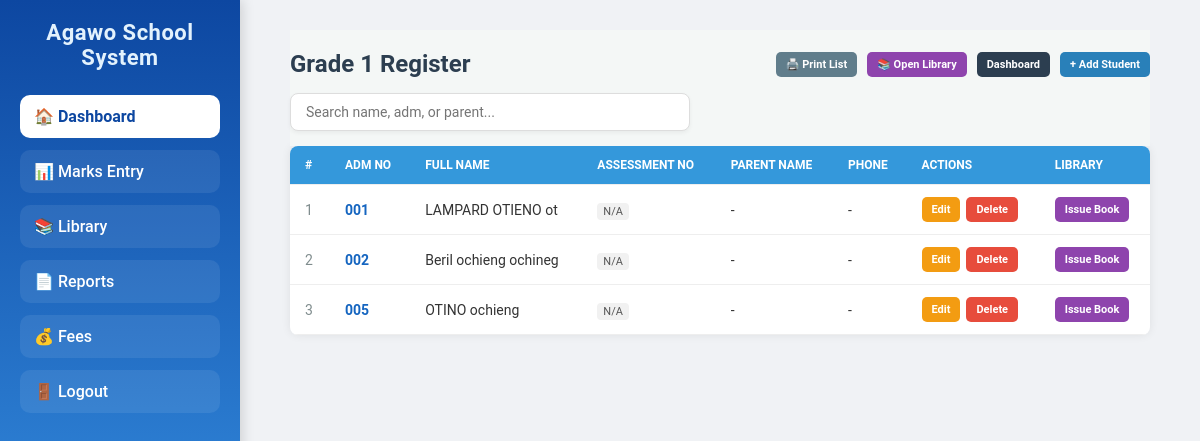
The page /grades/1/ (signed in) on the database as committed earlier.
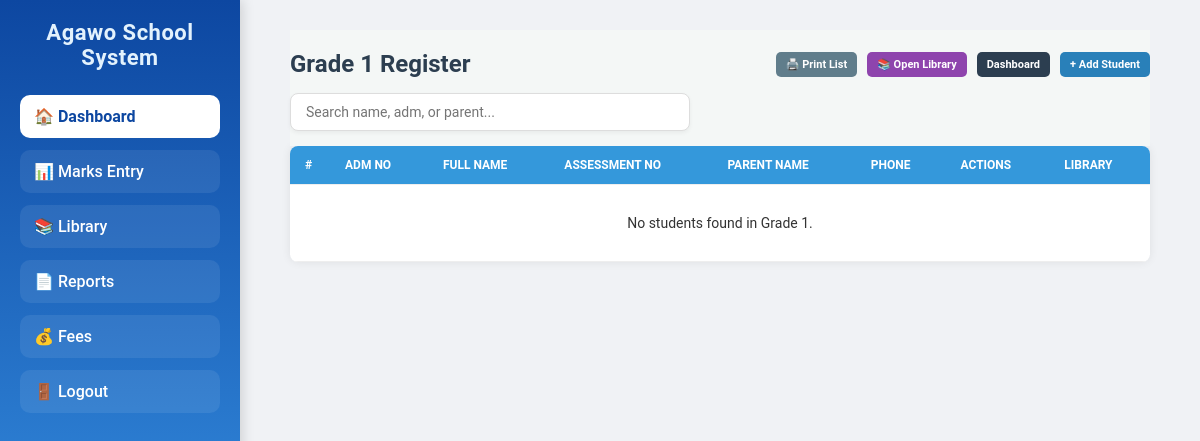
The same page on the database as committed later.
### core/models.py (models this page shows, shortened)
class Student(models.Model):
    student_name = models.CharField(max_length=200)
    admission_number = models.CharField(max_length=20, unique=True)
    grade = models.CharField(max_length=20, choices=GRADE_CHOICES)
    parent_name = models.CharField(max_length=200, blank=True, null=True)
    parent_phone = models.CharField(max_length=15, blank=True, null=True)
    class Meta:
        ordering = ["student_name"]

### core/views.py (the view, shortened to what this page needs)
# urls.py: path('grades/<str:grade>/', views.grade_students, name='grade_students'), # Changed int to str to support your 'Grade X' choice strings
@login_required
def grade_students(request, grade):
    grade_num = str(grade).replace("Grade ", "").strip()
    grade_name = f"Grade {grade_num}"
    students = Student.objects.filter(grade=grade_name).order_by("admission_number")
    return render(request, "grade_students.html", {
        "students": students,
        "grade": grade_num,
        "grade_name": grade_name
    })

### templates/grade_students.html (shortened to what this page needs)
{% extends "base.html" %}
{% block content %}
<div class="container">
    <div class="top-section">
        <div class="top-bar">
            <h2>Grade {{ grade }} Register</h2>
            <div class="top-actions">
                <button onclick="window.print()" class="btn print">🖨️ Print List</button>
                <a href="{% url 'library' %}" class="btn lib-btn">📚 Open Library</a>
                <a href="{% url 'dashboard' %}" class="btn back">Dashboard</a>
                {% if user.is_staff %}
                    <a href="{% url 'add_student' %}?grade=Grade {{ grade }}" class="btn add">+ Add Student</a>
                {% endif %}
            </div>
        </div>
        <div class="search-container">
            <input type="text" id="studentSearch" class="search-input" placeholder="Search name, adm, or parent...">
        </div>
    </div>
    <div class="table-responsive">
        <table id="studentTable">
            <thead>
                <tr>
                    <th style="width: 40px;">#</th>
                    <th>Adm No</th>
                    <th>Full Name</th>
                    <th>Assessment No</th>
                    <th>Parent Name</th>
                    <th>Phone</th>
                    <th class="actions-column">Actions</th>
                    <th class="lib-column">Library</th>
                </tr>
            </thead>
            <tbody>
                {% for student in students %}
                <tr class="student-row">
                    <td style="color: #7f8c8d;">{{ forloop.counter }}</td>
                    <td class="search-adm" style="font-weight:bold; color:#1565c0;">{{ student.admission_number }}</td>
                    <td class="search-name">{{ student.student_name }}</td>
                    <td><span class="info-badge">{{ student.assessment_number|default:"N/A" }}</span></td>
                    <td class="search-parent">{{ student.parent_name|default:"-" }}</td>
                    <td>{{ student.parent_phone|default:"-" }}</td>
                    <td class="actions-column">
                        <div style="display: flex; gap: 4px;">
                            <a href="{% url 'edit_student' student.id %}" class="btn edit">Edit</a>
                            {% if user.is_staff %}
                            <form action="{% url 'delete_student' student.id %}" method="POST"
                                  onsubmit="return confirm('WARNING: Are you sure you want to delete {{ student.student_name|escapejs }}? This action is permanent.');"
                                  style="display: inline;">
                                <button type="submit" class="btn delete">Delete</button>
                            </form>
                            {% endif %}
                        </div>
                    </td>
                    <td class="lib-column">
                        <button onclick="quickBorrow('{{ student.student_name|escapejs }}')" class="btn lib-btn">Issue Book</button>
                    </td>
                </tr>
                {% empty %}
                <tr><td colspan="8" style="text-align:center; padding:30px;">No students found in Grade {{ grade }}.</td></tr>
                {% endfor %}
            </tbody>
        </table>
    </div>
</div>
{% endblock %}

Rows that differ between the two databases and show on the page:
removed Student: admission_number "001", student_name "LAMPARD OTIENO ot", assessment_number "N/A", parent_name "-", parent_phone "-"
removed Student: admission_number "002", student_name "Beril ochieng ochineg", assessment_number "N/A", parent_name "-", parent_phone "-"
removed Student: admission_number "005", student_name "OTINO ochieng", assessment_number "N/A", parent_name "-", parent_phone "-"
Other text that changed with them:
{{ grade }}: (not shown) → "1"
text now shown: "No students found in Grade ."
